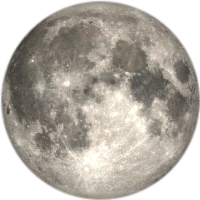
#> input picture modes/scenes/moon_disc.png, 200 x 200 px
$ python night.py moon_disc.png
#> lines starting #> are read from the running program, lines starting #| are printed output that depends on the picture; after the words box and inside, x2 and y2 are one past the last pixel; in counts of white or black regions, pixels touching at a corner belong together
### modes/scenes/engine.py
"""Shared rendering engine for weather scenes.

Provides particle systems, bloom, glow sprites, gradients, color grading,
noise fields, and text shadow helpers. All GPU-free, CPU-side PIL + numpy.
"""

import math
import random

import numpy as np
from PIL import Image, ImageDraw, ImageFilter, ImageFont

# ---------------------------------------------------------------------------
# Font cache
# ---------------------------------------------------------------------------
_fonts: dict = {}
_font_regular: str | None = None
_font_bold: str | None = None

_FONT_PATHS = [
    '/System/Library/Fonts/Menlo.ttc',
    '/System/Library/Fonts/Helvetica.ttc',
    '/System/Library/Fonts/HelveticaNeue.ttc',
    '/System/Library/Fonts/SFNS.ttf',
    '/Library/Fonts/Arial Unicode.ttf',
    '/Library/Fonts/Arial.ttf',
    '/usr/share/fonts/truetype/dejavu/DejaVuSansMono.ttf',
    '/usr/share/fonts/truetype/dejavu/DejaVuSansMono-Bold.ttf',
    '/usr/share/fonts/truetype/dejavu/DejaVuSans.ttf',
    '/usr/share/fonts/truetype/dejavu/DejaVuSans-Bold.ttf',
    '/usr/share/fonts/truetype/liberation/LiberationMono-Regular.ttf',
    '/usr/share/fonts/truetype/liberation/LiberationMono-Bold.ttf',
]


# [27 lines left out: functions _resolve_fonts, font, not called in this run]


# ---------------------------------------------------------------------------
# Color utilities
# ---------------------------------------------------------------------------

def lerp_color(c1: tuple, c2: tuple, t: float) -> tuple:
    """Linearly interpolate between two RGB(A) tuples."""
    return tuple(int(a + (b - a) * t) for a, b in zip(c1, c2))


# [4 lines left out: function atmospheric_color, not called in this run]


# ---------------------------------------------------------------------------
# Particle pool (numpy-backed)
# ---------------------------------------------------------------------------

class ParticlePool:
    """Fixed-size numpy-backed particle pool for vectorized updates."""

    # [17 lines left out: functions __init__, update, not called in this run]

    def get_sorted_indices(self) -> np.ndarray:
        """Return indices sorted by depth (back-to-front) for drawing."""
        return np.argsort(self.depth)


# ---------------------------------------------------------------------------
# Gradient fill (numpy vectorized)
# ---------------------------------------------------------------------------

_gradient_cache: dict = {}


def gradient_fill(w: int, h: int, top: tuple, bot: tuple) -> Image.Image:
    """Create an RGBA image with a smooth vertical gradient. Cached."""
    key = (w, h, top, bot)
    if key in _gradient_cache:
        return _gradient_cache[key].copy()
    t = np.linspace(0, 1, h, dtype=np.float32).reshape(-1, 1, 1)
    top_a = np.array(top + (255,), dtype=np.float32).reshape(1, 1, 4)
    bot_a = np.array(bot + (255,), dtype=np.float32).reshape(1, 1, 4)
    grad = np.broadcast_to(top_a + (bot_a - top_a) * t, (h, w, 4))
    result = Image.fromarray(grad.astype(np.uint8), 'RGBA')
    _gradient_cache[key] = result
    return result.copy()


# ---------------------------------------------------------------------------
# Bloom (GaussianBlur at reduced resolution)
# ---------------------------------------------------------------------------

def bloom(source: Image.Image, radius: int = 20, intensity: float = 1.5,
          downsample: int = 4) -> Image.Image:
    """Create a bloom glow layer from an RGBA image.

    Downsamples, blurs, upsamples. Much faster than full-res blur.
    """
    w, h = source.size
    sw, sh = max(1, w // downsample), max(1, h // downsample)
    small = source.resize((sw, sh), Image.BILINEAR)
    effective_r = max(1, radius // downsample)
    blurred = small.filter(ImageFilter.GaussianBlur(radius=effective_r))
    result = blurred.resize((w, h), Image.BILINEAR)
    if intensity != 1.0:
        arr = np.array(result, dtype=np.float32)
        arr[..., 3] = np.clip(arr[..., 3] * intensity, 0, 255)
        result = Image.fromarray(arr.astype(np.uint8), 'RGBA')
    return result


def multi_bloom(source: Image.Image,
                passes: list[tuple[int, float]] = None) -> Image.Image:
    """Multi-pass bloom for realistic light falloff.

    passes: list of (radius, intensity) tuples.
    Default: tight core + medium halo + wide ambient.
    """
    if passes is None:
        passes = [(10, 1.0), (30, 0.6), (80, 0.3)]
    result = Image.new('RGBA', source.size, (0, 0, 0, 0))
    for radius, intensity in passes:
        glow = bloom(source, radius=radius, intensity=intensity)
        result.alpha_composite(glow)
    return result


# ---------------------------------------------------------------------------
# Glow sprites (pre-rendered, cached)
# ---------------------------------------------------------------------------

_sprite_cache: dict = {}


def glow_sprite(radius: int, color: tuple, alpha_peak: int = 180) -> Image.Image:
    """Get a pre-rendered radial glow sprite. Cached by key."""
    key = (radius, color, alpha_peak)
    if key in _sprite_cache:
        return _sprite_cache[key]
    size = radius * 2 + 1
    cy, cx = np.ogrid[-radius:radius + 1, -radius:radius + 1]
    dist = np.sqrt(cx * cx + cy * cy, dtype=np.float32) / max(radius, 1)
    dist = np.clip(dist, 0, 1)
    alpha = ((1 - dist) ** 2 * alpha_peak).astype(np.uint8)
    arr = np.zeros((size, size, 4), dtype=np.uint8)
    arr[..., 0] = color[0]
    arr[..., 1] = color[1]
    arr[..., 2] = color[2]
    arr[..., 3] = alpha
    sprite = Image.fromarray(arr, 'RGBA')
    _sprite_cache[key] = sprite
    return sprite


def stamp_glow(target: Image.Image, x: int, y: int, sprite: Image.Image):
    """Paste a glow sprite centered at (x, y)."""
    hw, hh = sprite.size[0] // 2, sprite.size[1] // 2
    target.alpha_composite(sprite, dest=(x - hw, y - hh))


# ---------------------------------------------------------------------------
# Additive compositing (for light effects)
# ---------------------------------------------------------------------------

def additive_composite(base: Image.Image, overlay: Image.Image) -> Image.Image:
    """Additive blending: light adds to light, clamped at 255.

    If base is RGBA, overlay's alpha modulates its contribution.
    Falls back to normal alpha_composite if overlay is mostly transparent.
    """
    over_arr = np.array(overlay)
    # Skip if overlay is essentially empty
    if over_arr[..., 3].max() < 2:
        return base
    base_arr = np.array(base)
    over_alpha = over_arr[..., 3:4].astype(np.float32) * (1.0 / 255.0)
    result = base_arr.copy()
    result[..., :3] = np.clip(
        base_arr[..., :3].astype(np.uint16)
        + (over_arr[..., :3].astype(np.uint16) * over_alpha).astype(np.uint16),
        0, 255).astype(np.uint8)
    return Image.fromarray(result, base.mode)


# ---------------------------------------------------------------------------
# Soft ellipse drawing
# ---------------------------------------------------------------------------

# [13 lines left out: function draw_soft_ellipse, not called in this run]


# ---------------------------------------------------------------------------
# Cloud drawing
# ---------------------------------------------------------------------------

_cloud_sprite_cache: dict = {}


def render_cloud_sprite(cw: int, ch: int, color: tuple, alpha: int = 200,
                        seed: int = 0) -> Image.Image:
    """Pre-render a volumetric cloud sprite with organic shape and lighting.

    Returns an RGBA image of size (cw, ch) with a soft, puffy cloud.
    Uses noise-modulated density for organic shape, vertical lighting
    gradient (bright top = sun-lit, dark bottom = shadowed), and
    gaussian blur for perfectly soft edges.
    """
    key = (cw, ch, color, alpha, seed)
    if key in _cloud_sprite_cache:
        return _cloud_sprite_cache[key]

    rng = random.Random(seed)

    # Work at half resolution for speed, upscale at the end
    sw, sh = max(8, cw // 2), max(8, ch // 2)
    density = np.zeros((sh, sw), dtype=np.float32)

    # Build cloud shape from ~25 overlapping radial blobs with random sizes
    # Each blob is a smooth radial falloff -- no hard edges
    ys = np.arange(sh, dtype=np.float32)
    xs = np.arange(sw, dtype=np.float32)
    yy, xx = np.meshgrid(ys, xs, indexing='ij')

    # Main body blobs -- large, centered
    blobs = [
        (0.50, 0.55, 0.40, 0.38),  # big center
        (0.35, 0.50, 0.30, 0.35),  # left body
        (0.65, 0.50, 0.32, 0.32),  # right body
        (0.50, 0.45, 0.35, 0.30),  # upper center
    ]
    # Top puffs -- the characteristic bubbly silhouette
    for i in range(8):
        bx = 0.2 + rng.random() * 0.6
        by = 0.2 + rng.random() * 0.25
        brx = 0.10 + rng.random() * 0.14
        bry = 0.12 + rng.random() * 0.16
        blobs.append((bx, by, brx, bry))
    # Side wisps
    for i in range(6):
        bx = rng.choice([rng.uniform(0.05, 0.25), rng.uniform(0.75, 0.95)])
        by = 0.35 + rng.random() * 0.3
        brx = 0.08 + rng.random() * 0.10
        bry = 0.10 + rng.random() * 0.14
        blobs.append((bx, by, brx, bry))
    # Fill blobs -- denser middle
    for i in range(6):
        bx = 0.3 + rng.random() * 0.4
        by = 0.3 + rng.random() * 0.35
        brx = 0.12 + rng.random() * 0.15
        bry = 0.14 + rng.random() * 0.16
        blobs.append((bx, by, brx, bry))

    for bx_f, by_f, brx_f, bry_f in blobs:
        bcx = sw * bx_f
        bcy = sh * by_f
        brx = max(3, sw * brx_f)
        bry = max(3, sh * bry_f)
        # Smooth radial falloff: (1 - normalized_distance^2)^2
        dx = (xx - bcx) / brx
        dy = (yy - bcy) / bry
        d2 = dx * dx + dy * dy
        blob = np.clip(1.0 - d2, 0, 1) ** 2
        density += blob

    # Normalize to 0-1
    d_max = density.max()
    if d_max > 0:
        density /= d_max

    # Threshold + smooth falloff for cloud edge
    density = np.clip((density - 0.15) / 0.85, 0, 1)

    # Vertical lighting gradient: bright at top, darker at bottom
    vert_light = np.linspace(1.3, 0.7, sh, dtype=np.float32).reshape(-1, 1)

    # Build RGBA cloud image
    arr = np.zeros((sh, sw, 4), dtype=np.float32)
    base_r, base_g, base_b = float(color[0]), float(color[1]), float(color[2])

    arr[..., 0] = np.clip(base_r * vert_light, 0, 255)
    arr[..., 1] = np.clip(base_g * vert_light, 0, 255)
    arr[..., 2] = np.clip(base_b * vert_light, 0, 255)
    arr[..., 3] = density * alpha

    # Convert to image and upscale (bilinear gives additional smoothing)
    small = Image.fromarray(arr.astype(np.uint8), 'RGBA')
    result = small.resize((cw, ch), Image.BILINEAR)

    # Final gaussian blur for perfectly soft edges
    result = result.filter(ImageFilter.GaussianBlur(radius=3))

    _cloud_sprite_cache[key] = result
    return result


# [28 lines left out: function draw_cloud, not called in this run]


# ---------------------------------------------------------------------------
# Noise field (layered-sine approximation, no dependencies)
# ---------------------------------------------------------------------------

_noise_cache: dict = {}
_noise_cache_max = 8


# [69 lines left out: functions noise_field, _compute_noise_inner, not called in this run]


# ---------------------------------------------------------------------------
# Color grading (final post-process)
# ---------------------------------------------------------------------------

GRADE_PRESETS = {
    'rain':          {'tint': (20, 30, 60),  'strength': 0.15, 'contrast': 1.05, 'vignette': 0.15},
    'thunder':       {'tint': (15, 10, 40),  'strength': 0.20, 'contrast': 1.10, 'vignette': 0.20},
    'snow':          {'tint': (30, 35, 50),  'strength': 0.10, 'contrast': 0.95, 'vignette': 0.10},
    'overcast':      {'tint': (25, 28, 35),  'strength': 0.15, 'contrast': 0.90, 'vignette': 0.15},
    'fog':           {'tint': (30, 32, 38),  'strength': 0.20, 'contrast': 0.85, 'vignette': 0.25},
    'sunny':         {'tint': (60, 45, 15),  'strength': 0.10, 'contrast': 1.05, 'vignette': 0.10},
    'hot':           {'tint': (60, 15, 0),   'strength': 0.15, 'contrast': 1.15, 'vignette': 0.15},
    'partly_cloudy': {'tint': (30, 35, 50),  'strength': 0.08, 'contrast': 1.00, 'vignette': 0.08},
}


_vignette_cache: dict = {}


def color_grade(img: Image.Image, scene_type: str) -> Image.Image:
    """Apply cinematic color grading as final post-process."""
    grade = GRADE_PRESETS.get(scene_type)
    if not grade:
        return img

    arr = np.array(img, dtype=np.float32)
    h, w = arr.shape[:2]

    # Color tint
    tint = np.array(grade['tint'], dtype=np.float32)
    s = grade['strength']
    arr[..., :3] = arr[..., :3] * (1 - s) + tint * s * (arr[..., :3] / 255.0)

    # Contrast around midpoint
    c = grade['contrast']
    arr[..., :3] = (arr[..., :3] - 127.5) * c + 127.5

    # Elliptical vignette (cached per resolution+type)
    v = grade['vignette']
    if v > 0:
        vig_key = (w, h, v)
        if vig_key not in _vignette_cache:
            x = np.linspace(-1, 1, w, dtype=np.float32)
            y = np.linspace(-1, 1, h, dtype=np.float32)
            X, Y = np.meshgrid(x, y)
            vig = 1.0 - v * (X ** 2 * 0.3 + Y ** 2 * 0.7)
            _vignette_cache[vig_key] = np.clip(vig, 0.5, 1.0)
        arr[..., :3] *= _vignette_cache[vig_key][..., np.newaxis]

    return Image.fromarray(np.clip(arr, 0, 255).astype(np.uint8), img.mode)


# ---------------------------------------------------------------------------
# Text rendering with heavy drop shadow
# ---------------------------------------------------------------------------

# [94 lines left out: functions draw_text_shadow, generate_lightning, draw_lightning, not called in this run]

### modes/scenes/base.py
"""Base class for all weather scenes."""

from PIL import Image


class BaseScene:
    """Abstract base for weather scene renderers.

    Subclasses must implement render(). May optionally override cleanup().
    """

    def __init__(self, w: int, h: int):
        self.w = w
        self.h = h

    # [11 lines left out: function render, not called in this run]

    def cleanup(self):
        """Release resources. Called when switching to a different scene."""
        pass

### modes/scenes/night.py
"""Night sky weather scene -- serene, magical, immersive.

Clear starlit sky with twinkling multi-colored stars, a luminous moon
with crater detail and soft radial moonlight rays, occasional shooting
stars, dark wispy moonlit clouds, subtle horizon glow, and cool-blue
color grading.  Designed to feel peaceful and enchanting on a
1920x440 bar LCD.
"""

import math
import os
import random

import numpy as np
from PIL import Image, ImageDraw

from scenes.base import BaseScene
from scenes import engine


class NightScene(BaseScene):
    """Clear night sky with twinkling stars, glowing moon, shooting stars,
    wispy clouds, and atmospheric horizon glow."""

    # [439 lines left out: functions __init__, _build_moon_sprite, _build_moon_glow, _spawn_shooter, render, not called in this run]


# --------------------------------------------------------------------------
# Standalone test
# --------------------------------------------------------------------------
if __name__ == '__main__':
    import sys
    import time

    scene = NightScene(1920, 440)
#> in _build_moon_sprite, moon is the input picture: PIL image 200x200 RGBA; mean R, G, B, A 124.1, 118.3, 109.7, 196.3
#> in _build_moon_glow, `source = Image.new('RGBA', (w, h), (0, 0, 0, 0))`: source: PIL image 1920x440 RGBA; every value is 0
#> call 3 of glow_sprite, with radius = 200, color = (160, 180, 220), alpha_peak = 40
#> in glow_sprite (call 3), `sprite = Image.fromarray(arr, 'RGBA')`:
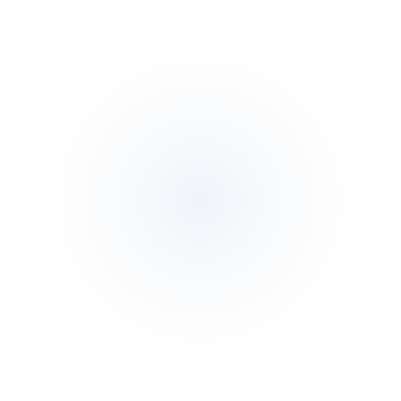
#> sprite: PIL image 401x401 RGBA; mean R, G, B, A 160, 180, 220, 4.9; transparent parts drawn white
#> after the loop in multi_bloom, `for radius, intensity in passes:`:
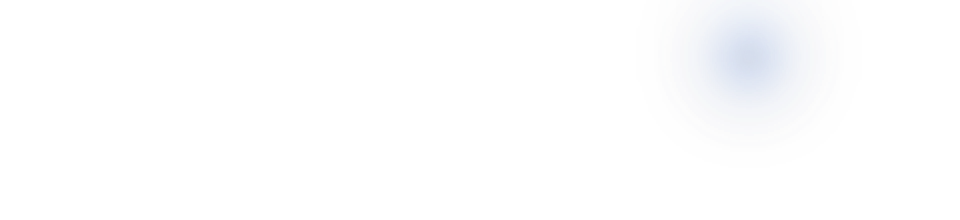
#> result: PIL image 1920x440 RGBA (shown at 1/2 size); mean R, G, B, A 17.1, 18.3, 21.6, 4.5; transparent parts drawn white
#> the loop in __init__, `for ci in range(2):` made 2 passes
#> pass 1, in render_cloud_sprite, `small = Image.fromarray(arr.astype(np.uint8), 'RGBA')`:
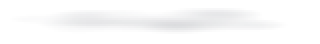
#> small: PIL image 160x22 RGBA (shown 2 times larger); mean R, G, B, A 29.6, 34.5, 49.6, 5.5; transparent parts drawn white
#> after the loop in __init__, `for ci in range(2):`: self._clouds = 2 items
#> after the loop in __init__, `for _ in range(5):`: self._ground_mist = 5 items
#> after the loop in __init__, `for _ in range(8):`: self._fireflies = 8 items
#> in __init__, `self._horizon_glow = Image.fromarray(glow_arr, 'RGBA')`:
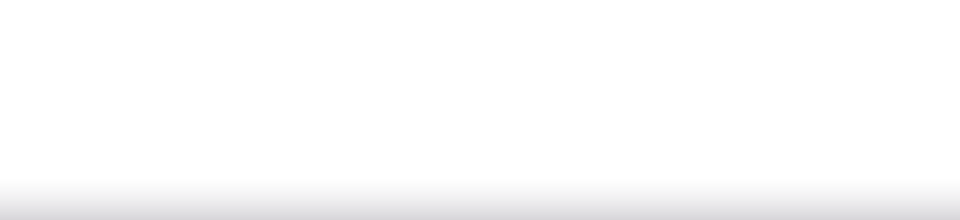
#> self._horizon_glow: PIL image 1920x440 RGBA (shown at 1/2 size); mean R, G, B, A 5.1, 3.7, 8.2, 3.6; transparent parts drawn white
    if '--anim' in sys.argv:
        t0 = time.time()
        for i in range(30):
            img = scene.render(i * 0.5, {'moon_phase': 'Waning Gibbous',
                                          'moon_illumination': '96'})
            img.convert('RGB').save(f'/tmp/scene_night_{i:03d}.png')
        elapsed = time.time() - t0
        print(f"Saved 30 frames to /tmp/scene_night_*.png  ({elapsed:.1f}s)")
    else:
        img = scene.render(1.0, {'moon_phase': 'Waning Gibbous',
                                  'moon_illumination': '96'})
#> in additive_composite, `result[..., :3] = np.clip( base_arr[..., :3].astype(np.uint16) + (over..`:
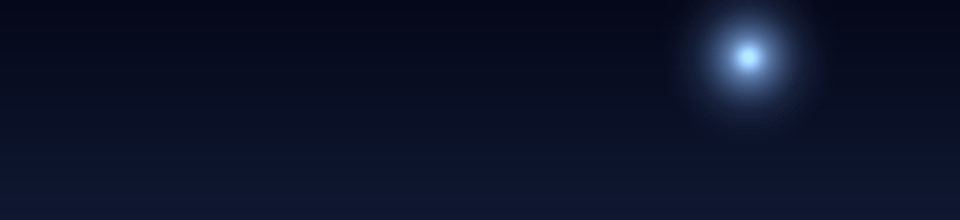
#> result: shape (440, 1920, 4) (shown at 1/2 size); mean R, G, B, A 12.1, 19.2, 41.1, 255
#> in additive_composite (call 2), `over_alpha = over_arr[..., 3:4].astype(np.float32) * (1.0 / 255.0)`:
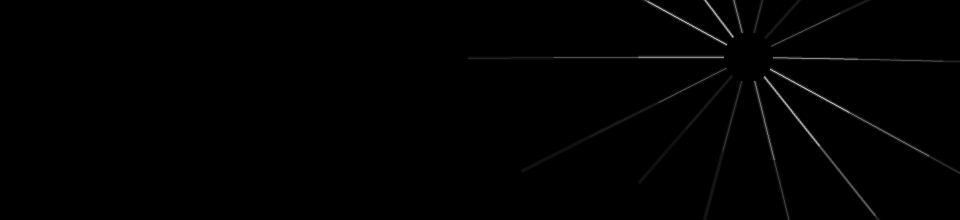
#> over_alpha: shape (440, 1920, 1) float32 (shown at 1/2 size); min 0, max 0.0588, mean 0.000321; drawn with min black and max white
#> in additive_composite (call 2), `result[..., :3] = np.clip( base_arr[..., :3].astype(np.uint16) + (over..`: result: shape (440, 1920, 4); 1.62% of pixels changed, all inside (x1, y1, x2, y2) = (936, 0, 1920, 440)
#> the loop in render, `for cloud in self._clouds:` made 2 passes
#> the loop in render, `for mist in self._ground_mist:` made 5 passes
#> the loop in render, `for ff in self._fireflies:` made 8 passes
        img.convert('RGB').save('/tmp/scene_night.png')
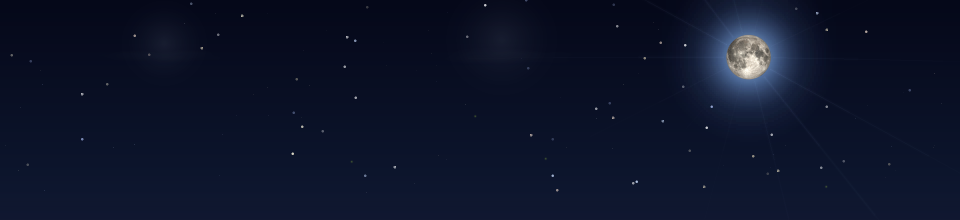
#> saved as scene_night.png: PIL image 1920x440 RGB (shown at 1/2 size); mean R, G, B 12.9, 19.7, 41.2
        print("Saved /tmp/scene_night.png")
